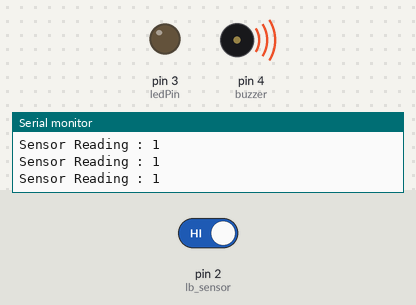
Simulated run of this sketch. Board: Arduino Uno, built with avr-gcc and run on an emulated ATmega328P. Parts: output pins drawn as LEDs (lit = HIGH), buzzer (waves = sounding, pin HIGH), the last lines printed to the serial monitor. The test bench sets the inputs (shaded band); at power-on: pin 2 (lb_sensor) HIGH.

Above: at 1.2 s.
1.3 s: pin 2 (lb_sensor) driven LOW
At 2.2 s:
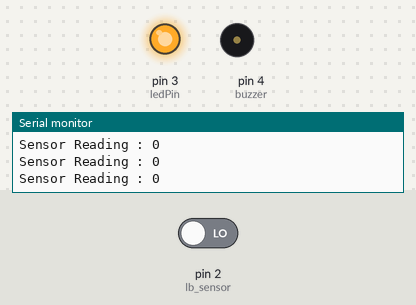
2.8 s: pin 2 (lb_sensor) driven HIGH
At 3.2 s:
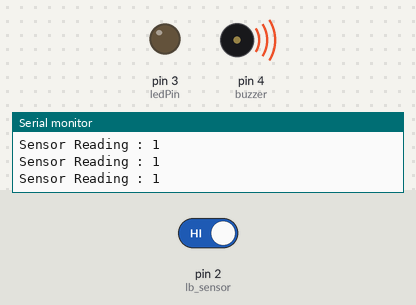
Timing chart, 0 to 5.8 s (numbered marks = the images above; inputs shaded):
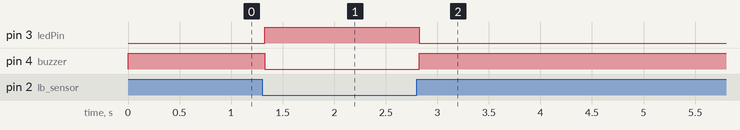

The sketch:

Light_Blocking_Sensor_Buzzer_LED.ino
```cpp
int lb_sensor = 2;
int ledPin = 3;
int buzzer = 4;
int val;
void setup() {
  pinMode(lb_sensor, INPUT);
  pinMode(buzzer, OUTPUT);
  pinMode(ledPin, OUTPUT);
  Serial.begin(9600);

}

void loop() {
  val = digitalRead(lb_sensor);
  Serial.print("Sensor Reading : ");
  Serial.println(val);
  if (val == 0){
    digitalWrite(buzzer, LOW);
    digitalWrite(ledPin, HIGH);
  }
  else{
    digitalWrite(buzzer, HIGH);
    digitalWrite(ledPin, LOW);
  }

}
```

Measured:
- after the input at 1.3 s, pin 3 (ledPin): LOW → HIGH at once; pin 4 (buzzer): HIGH → LOW at once
- after the input at 2.8 s, pin 3 (ledPin): HIGH → LOW at once; pin 4 (buzzer): LOW → HIGH at once
